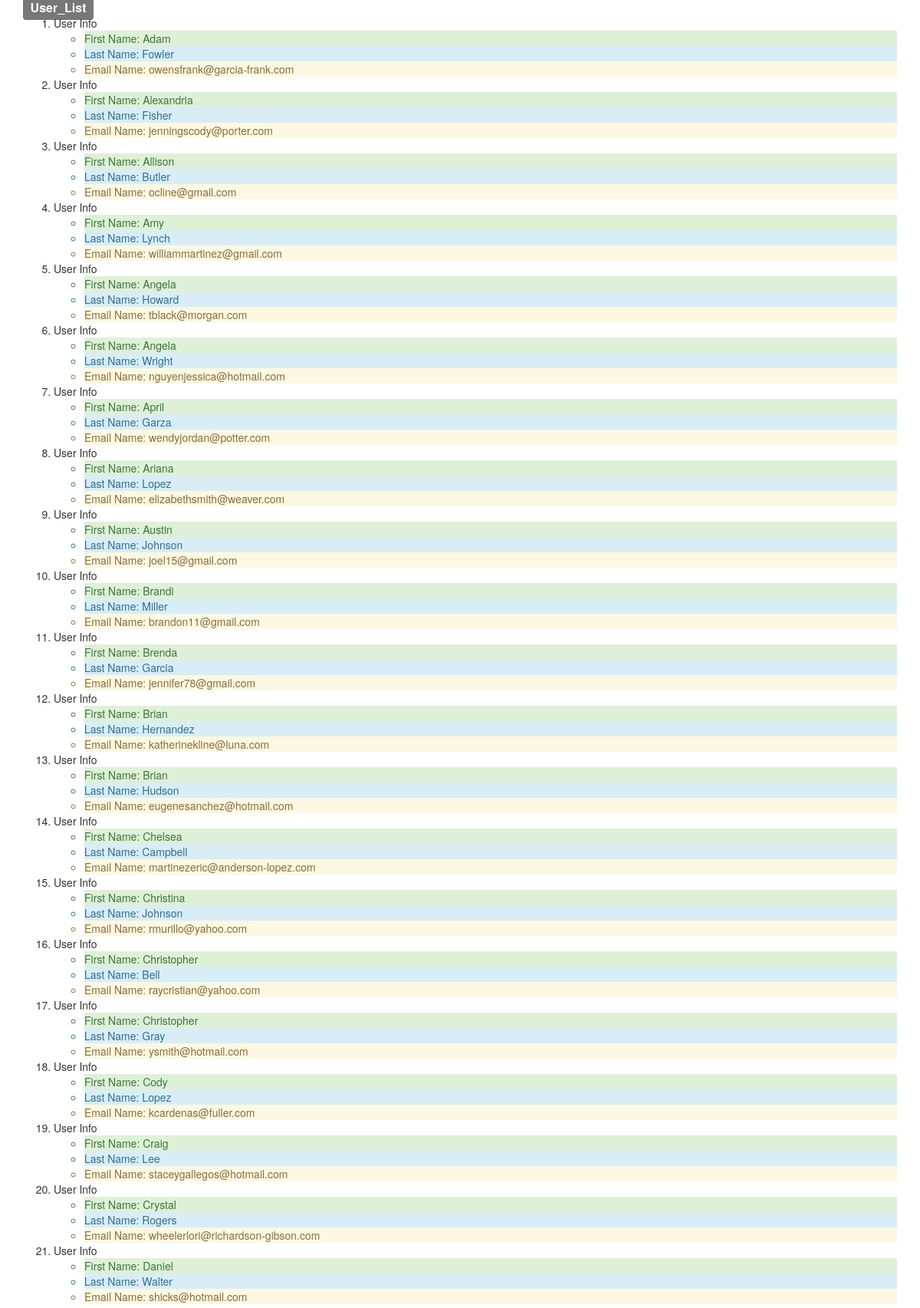
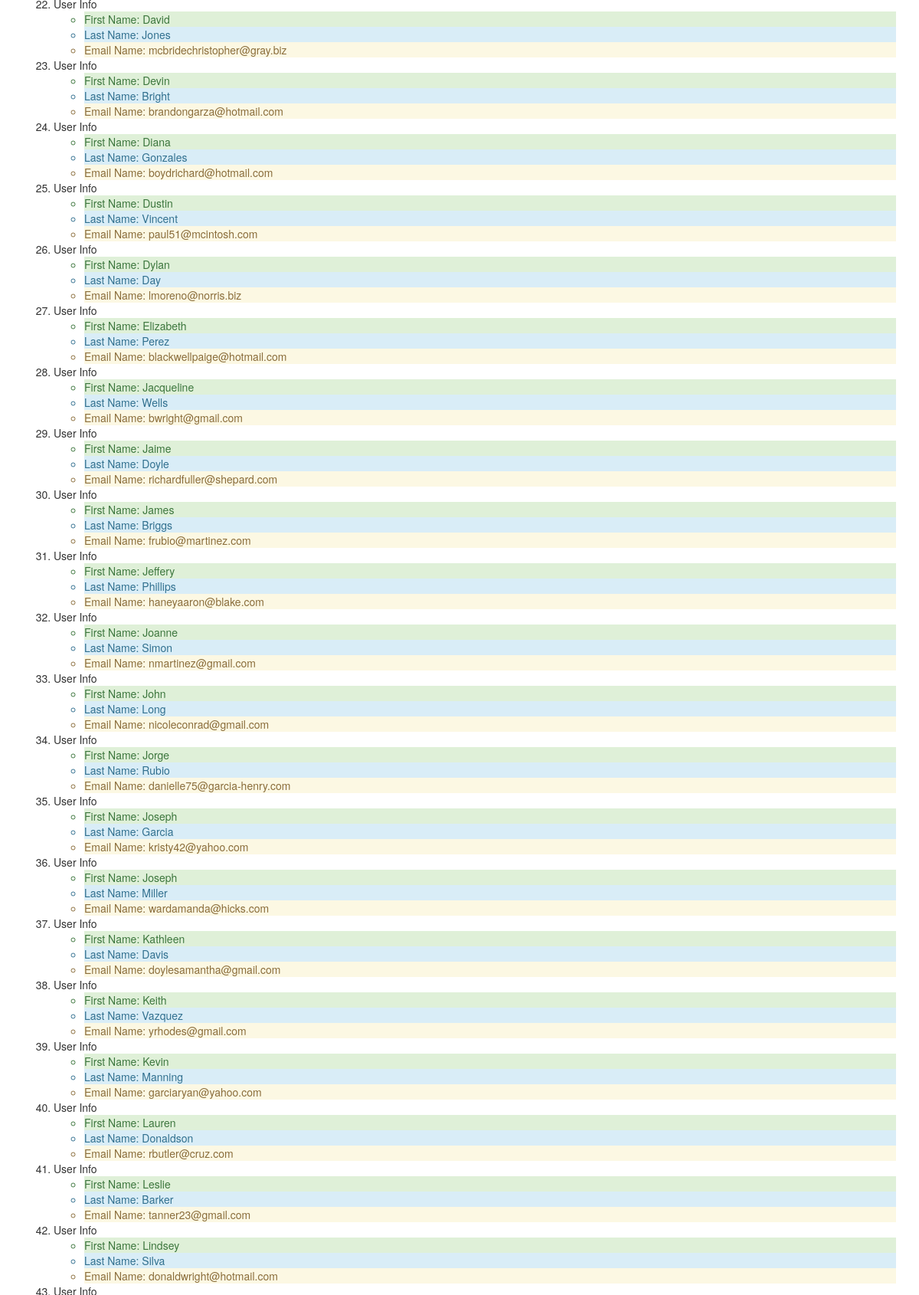
Screenshot of /firstapp/users/ (upper part) with the database file from the repository (2 pictures, top to bottom).
### firstapp/models.py (models this page shows, shortened)
class User(models.Model):
    first_name = models.CharField(max_length=50)
    last_name = models.CharField(max_length=50)
    email = models.EmailField()

### firstapp/views.py (the view)
def users(request):
    user_list = User.objects.order_by('first_name','last_name')
    userlist = {
        'table_name': 'User_List',
        'user_list': user_list
    }
    return render(request, 'firstapp/users.html', context = userlist)

### templates/firstapp/users.html (shortened to what this page needs)
<!DOCTYPE html>
{% load staticfiles %}
<html>
  <head>
    <link rel="stylesheet" href="https://maxcdn.bootstrapcdn.com/bootstrap/3.3.7/css/bootstrap.min.css">
  </head>
  <body>
    <div class="container">
      <span class="label label-default" style="font-size:medium">
        {{ table_name }}
      </span>
        {% if user_list %}
        <ol>
          {% for user in user_list %}
            <li class="list-group-item-default">User Info
              <ul>
                <li class="list-group-item-success">First Name: {{ user.first_name }}</li>
                <li class="list-group-item-info">Last Name: {{ user.last_name }}</li>
                <li class="list-group-item-warning">Email Name: {{ user.email }}</li>
              </ul>
            </li>
          {% endfor %}
        </ol>
        {% else %}
          <span class="label label-alert">
            No User Record Found
          </span>
        {% endif %}
    </div>
  </body>
</html>

### rows the page displays
User: first_name "Adam", last_name "Fowler", email "owensfrank@garcia-frank.com"
User: first_name "Alexandria", last_name "Fisher", email "jenningscody@porter.com"
User: first_name "Allison", last_name "Butler", email "ocline@gmail.com"
User: first_name "Amy", last_name "Lynch", email "williammartinez@gmail.com"
User: first_name "Angela", last_name "Howard", email "tblack@morgan.com"
User: first_name "Angela", last_name "Wright", email "nguyenjessica@hotmail.com"
User: first_name "April", last_name "Garza", email "wendyjordan@potter.com"
User: first_name "Ariana", last_name "Lopez", email "elizabethsmith@weaver.com"
User: first_name "Austin", last_name "Johnson", email "joel15@gmail.com"
User: first_name "Brandi", last_name "Miller", email "brandon11@gmail.com"
User: first_name "Brenda", last_name "Garcia", email "jennifer78@gmail.com"
User: first_name "Brian", last_name "Hernandez", email "katherinekline@luna.com"
User: first_name "Brian", last_name "Hudson", email "eugenesanchez@hotmail.com"
User: first_name "Chelsea", last_name "Campbell", email "martinezeric@anderson-lopez.com"
User: first_name "Christina", last_name "Johnson", email "rmurillo@yahoo.com"
User: first_name "Christopher", last_name "Bell", email "raycristian@yahoo.com"
User: first_name "Christopher", last_name "Gray", email "ysmith@hotmail.com"
User: first_name "Cody", last_name "Lopez", email "kcardenas@fuller.com"
User: first_name "Craig", last_name "Lee", email "staceygallegos@hotmail.com"
User: first_name "Crystal", last_name "Rogers", email "wheelerlori@richardson-gibson.com"
User: first_name "Daniel", last_name "Walter", email "shicks@hotmail.com"
User: first_name "David", last_name "Jones", email "mcbridechristopher@gray.biz"
User: first_name "Devin", last_name "Bright", email "brandongarza@hotmail.com"
User: first_name "Diana", last_name "Gonzales", email "boydrichard@hotmail.com"
User: first_name "Dustin", last_name "Vincent", email "paul51@mcintosh.com"
User: first_name "Dylan", last_name "Day", email "lmoreno@norris.biz"
User: first_name "Elizabeth", last_name "Perez", email "blackwellpaige@hotmail.com"
User: first_name "Jacqueline", last_name "Wells", email "bwright@gmail.com"
User: first_name "Jaime", last_name "Doyle", email "richardfuller@shepard.com"
User: first_name "James", last_name "Briggs", email "frubio@martinez.com"
User: first_name "Jeffery", last_name "Phillips", email "haneyaaron@blake.com"
User: first_name "Joanne", last_name "Simon", email "nmartinez@gmail.com"
User: first_name "John", last_name "Long", email "nicoleconrad@gmail.com"
User: first_name "Jorge", last_name "Rubio", email "danielle75@garcia-henry.com"
User: first_name "Joseph", last_name "Garcia", email "kristy42@yahoo.com"
User: first_name "Joseph", last_name "Miller", email "wardamanda@hicks.com"
User: first_name "Kathleen", last_name "Davis", email "doylesamantha@gmail.com"
User: first_name "Keith", last_name "Vazquez", email "yrhodes@gmail.com"
User: first_name "Kevin", last_name "Manning", email "garciaryan@yahoo.com"
User: first_name "Lauren", last_name "Donaldson", email "rbutler@cruz.com"
User: first_name "Leslie", last_name "Barker", email "tanner23@gmail.com"
User: first_name "Lindsey", last_name "Silva", email "donaldwright@hotmail.com"

### other values shown
{{ table_name }} "User_List"
